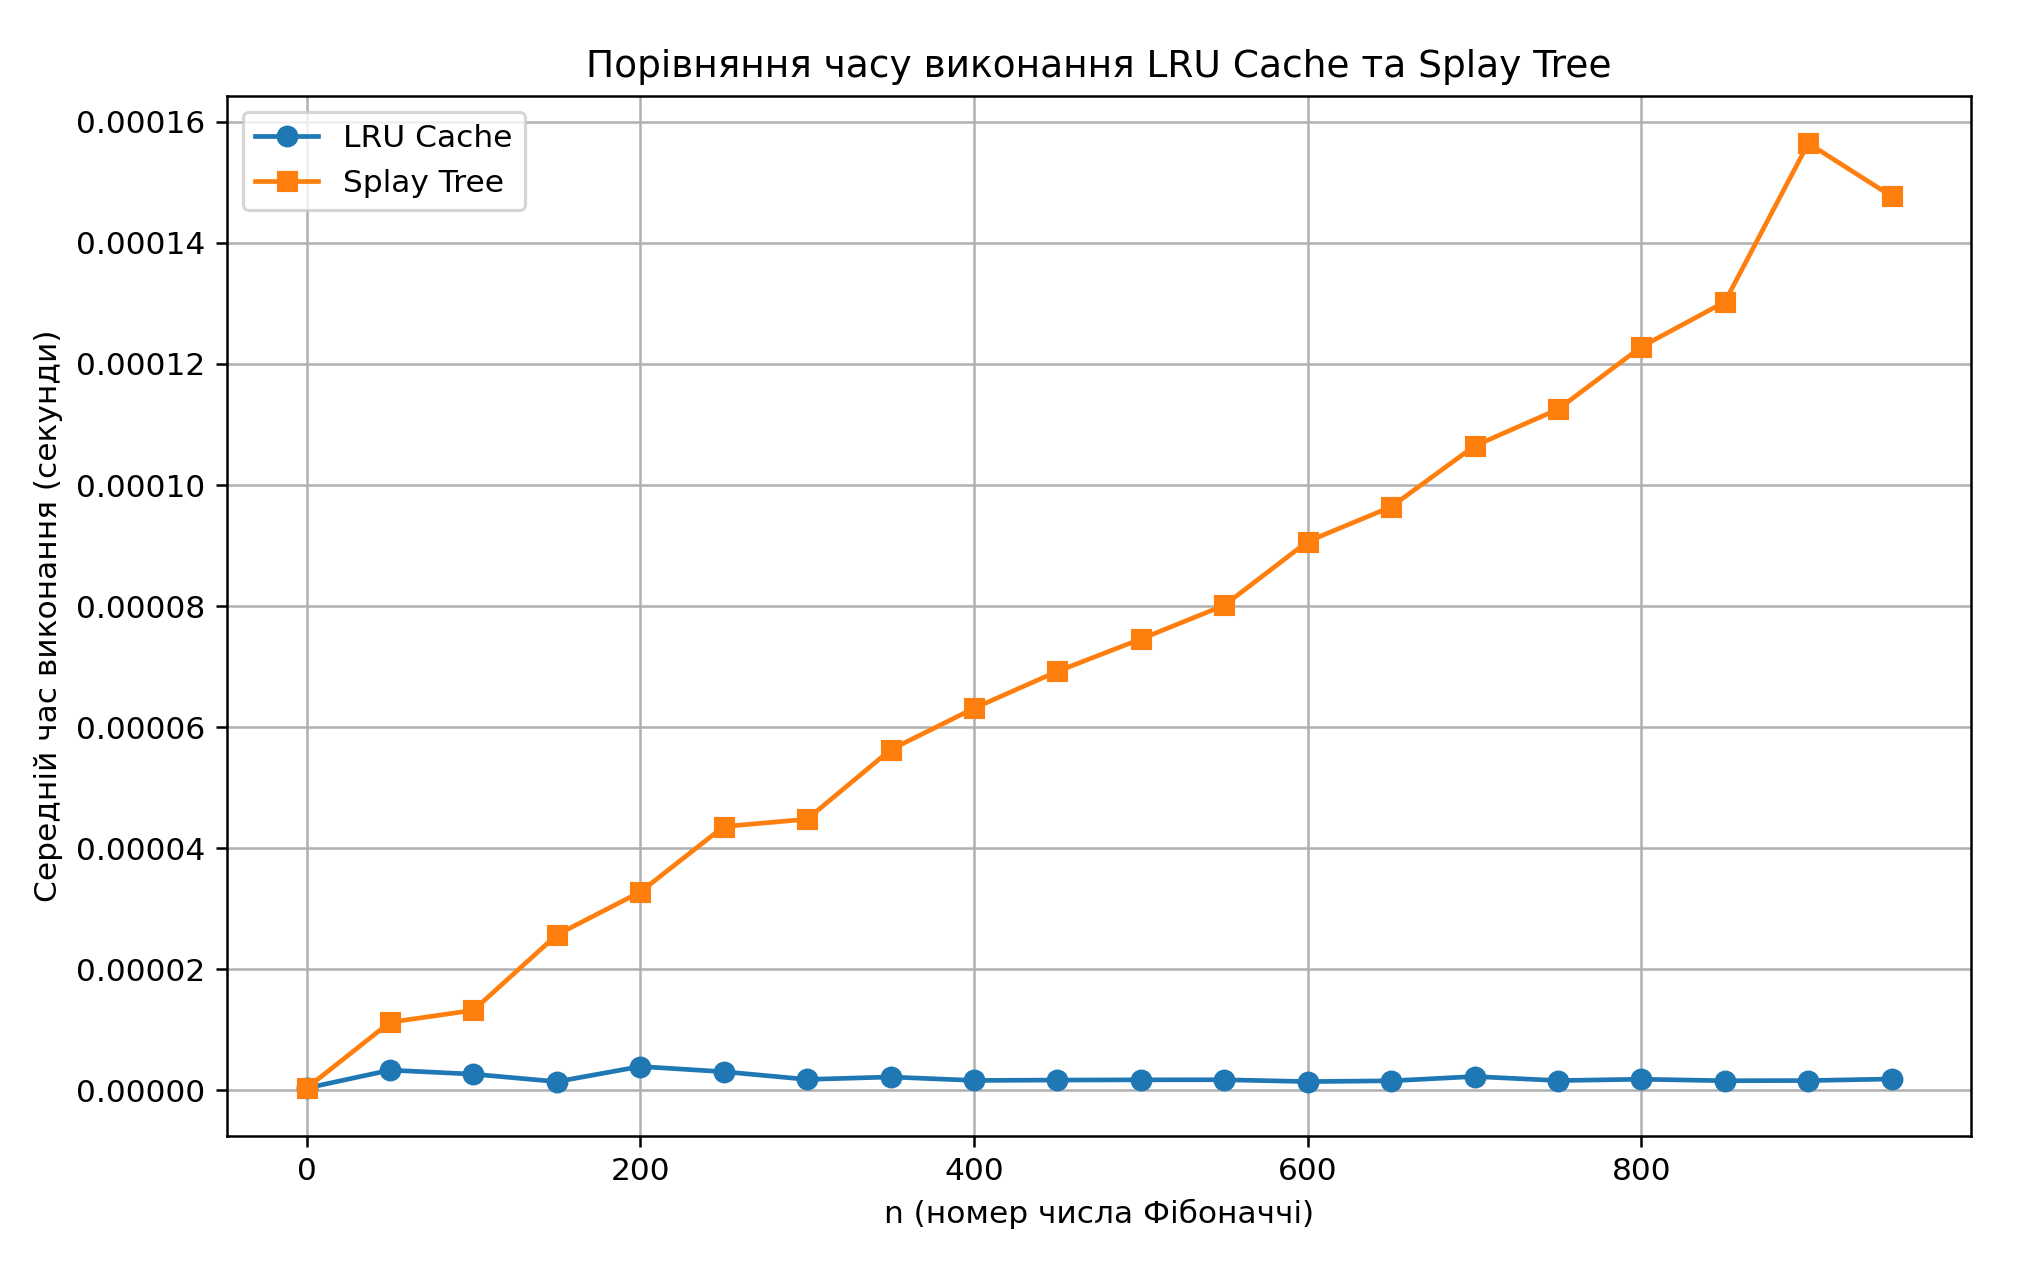

Reproduce this figure in Python.
import timeit
import functools
import matplotlib.pyplot as plt
import numpy as np
from tabulate import tabulate


@functools.lru_cache(maxsize=None)
def fibonacci_lru(n):
    if n < 2:
        return n
    return fibonacci_lru(n - 1) + fibonacci_lru(n - 2)


# Реалізація Splay Tree
class SplayTreeNode:
    def __init__(self, key, value):
        self.key = key
        self.value = value
        self.left = None
        self.right = None


class SplayTree:
    def __init__(self):
        self.root = None

    def _splay(self, root, key):
        if root is None or root.key == key:
            return root

        if key < root.key:
            if root.left is None:
                return root

            if key < root.left.key:
                root.left.left = self._splay(root.left.left, key)
                root = self._rotate_right(root)
            elif key > root.left.key:
                root.left.right = self._splay(root.left.right, key)
                if root.left.right is not None:
                    root.left = self._rotate_left(root.left)

            return root if root.left is None else self._rotate_right(root)

        else:
            if root.right is None:
                return root

            if key > root.right.key:
                root.right.right = self._splay(root.right.right, key)
                root = self._rotate_left(root)
            elif key < root.right.key:
                root.right.left = self._splay(root.right.left, key)
                if root.right.left is not None:
                    root.right = self._rotate_right(root.right)

            return root if root.right is None else self._rotate_left(root)

    def _rotate_left(self, node):
        temp = node.right
        node.right = temp.left
        temp.left = node
        return temp

    def _rotate_right(self, node):
        temp = node.left
        node.left = temp.right
        temp.right = node
        return temp

    def insert(self, key, value):
        if self.root is None:
            self.root = SplayTreeNode(key, value)
            return

        self.root = self._splay(self.root, key)

        if self.root.key == key:
            return

        new_node = SplayTreeNode(key, value)
        if key < self.root.key:
            new_node.right = self.root
            new_node.left = self.root.left
            self.root.left = None
        else:
            new_node.left = self.root
            new_node.right = self.root.right
            self.root.right = None

        self.root = new_node

    def search(self, key):
        self.root = self._splay(self.root, key)
        if self.root and self.root.key == key:
            return self.root.value
        return None


def fibonacci_splay(n, tree):
    if n < 2:
        return n

    cached_value = tree.search(n)
    if cached_value is not None:
        return cached_value

    result = fibonacci_splay(n - 1, tree) + fibonacci_splay(n - 2, tree)
    tree.insert(n, result)
    return result


n_values = list(range(0, 951, 50))
lru_times = []
splay_times = []


for n in n_values:
    # LRU Cache
    lru_time = timeit.timeit(lambda: fibonacci_lru(n), number=10) / 10
    lru_times.append(lru_time)

    # Splay Tree
    splay_tree = SplayTree()
    splay_time = timeit.timeit(lambda: fibonacci_splay(n, splay_tree), number=10) / 10
    splay_times.append(splay_time)


plt.figure(figsize=(10, 6))
plt.plot(n_values, lru_times, marker="o", label="LRU Cache")
plt.plot(n_values, splay_times, marker="s", label="Splay Tree")
plt.xlabel("n (номер числа Фібоначчі)")
plt.ylabel("Середній час виконання (секунди)")
plt.title("Порівняння часу виконання LRU Cache та Splay Tree")
plt.legend()
plt.grid()
plt.show()


formatted_table = tabulate(
    [
        [n, f"{lru:.8f}", f"{splay:.8f}"]
        for n, lru, splay in zip(n_values, lru_times, splay_times)
    ],
    headers=["n", "LRU Cache Time (s)", "Splay Tree Time (s)"],
    tablefmt="pretty",
)
print(formatted_table)
